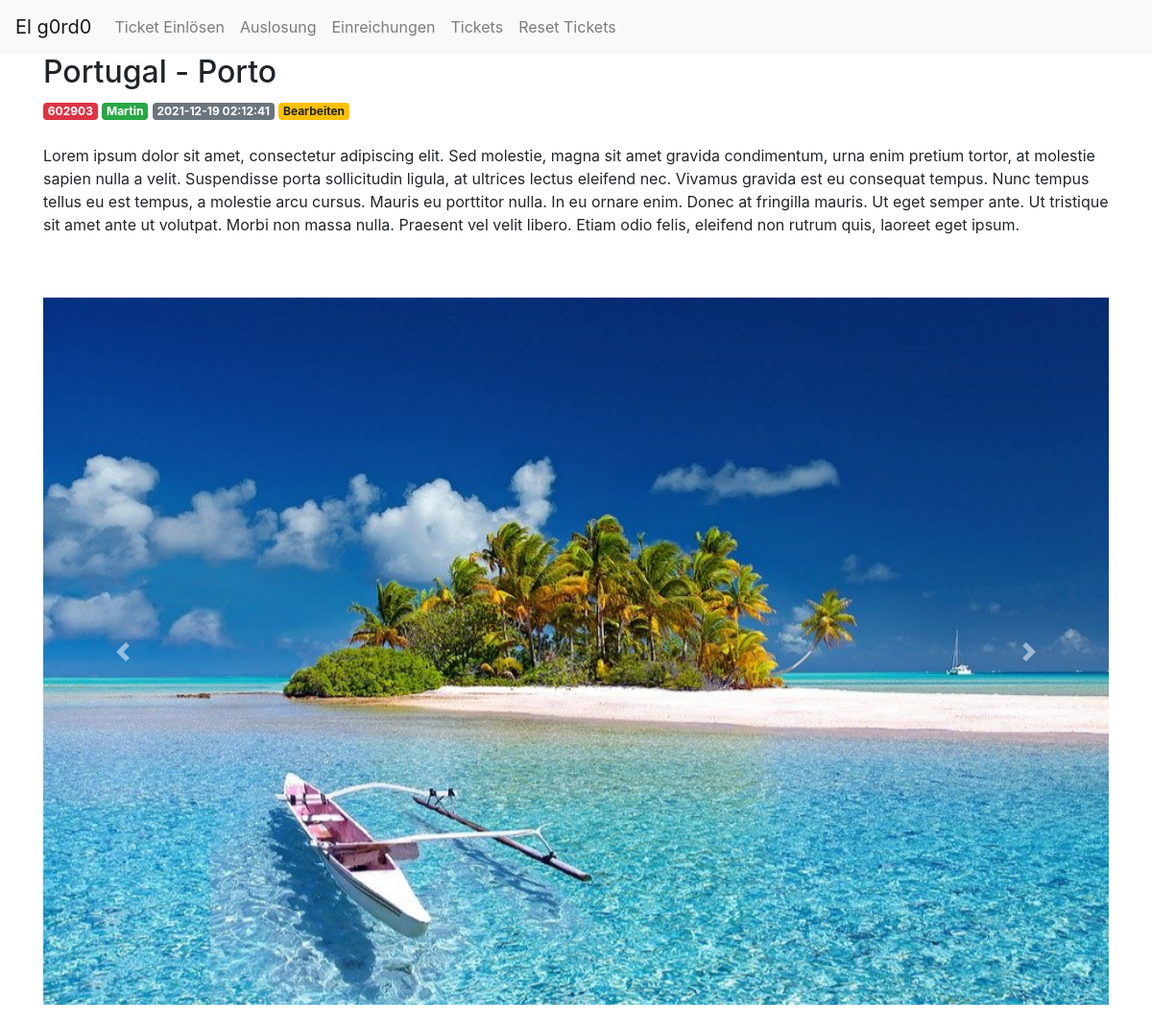
Screenshot of /602903 with the database file from the repository.
### tables this page shows
CREATE TABLE posts (
    id INTEGER PRIMARY KEY AUTOINCREMENT,
    created TIMESTAMP NOT NULL DEFAULT CURRENT_TIMESTAMP,
    code TEXT NOT NULL,
    name TEXT NOT NULL,
    country TEXT NOT NULL,
    city TEXT NOT NULL,
    content TEXT NOT NULL
);

CREATE TABLE images (
    id INTEGER PRIMARY KEY AUTOINCREMENT,
    created TIMESTAMP NOT NULL DEFAULT CURRENT_TIMESTAMP,
    code TEXT NOT NULL,
    filename TEXT NOT NULL
);

### app.py (the view)
@app.route('/<post_code>')
def post(post_code):
	post = get_post(post_code)
	images = get_images(post_code)
	print(images, file=sys.stderr)
	return render_template('post.html', post=post, images=images)

### app.py (called while the page is built)
def get_db_connection():
	if os.path.isfile('/home/elg0rd0/flask_lottery/database.db'):
		conn = sqlite3.connect('/home/elg0rd0/flask_lottery/database.db')
		print ("running on pyanywhere", file=sys.stderr)
	else:
		conn = sqlite3.connect('database.db')
		print ("running locally", file=sys.stderr)
	conn.row_factory = sqlite3.Row
	return conn

def get_post(post_code):
	conn = get_db_connection()
	post = conn.execute('SELECT * FROM posts WHERE code = ?',
						(post_code,)).fetchone()
	conn.close()
	if post is None:
		abort(404)
	return post

def get_images(image_code):
	conn = get_db_connection()
	post = conn.execute('SELECT * FROM images WHERE code = ?',
						(image_code,)).fetchall()
	conn.close()
	return post

### templates/post.html (shortened to what this page needs)
{% extends 'base.html' %}
{% block content %}
  <h2>{% block title %} {{ post['country'] }} - {{ post['city'] }} {% endblock %}</h2>
  <span class="badge badge-danger">{{ post['code'] }}</span>
  <span class="badge badge-success">{{ post['name'] }}</span>
  <span class="badge badge-secondary">{{ post['created'] }}</span>
  <a href="{{ url_for('edit', code=post['code']) }}">
      <span class="badge badge-warning">Bearbeiten</span>
  </a>
  <br></br>
  <p>{{ post['content'] }}</p>
  <br></br>
  <div id="carouselExampleControls" class="carousel slide" data-ride="carousel">
    <div class="carousel-inner">
      {% for image in images %}
        {% if loop.first %}
          <div class="carousel-item active">
            <img class="d-block w-100" src="static/uploads/{{ image['filename'] }}">
          </div>
        {% endif %}
      {% endfor %}
    <a class="carousel-control-prev" href="#carouselExampleControls" role="button" data-slide="prev">
      <span class="carousel-control-prev-icon" aria-hidden="true"></span>
    </a>
    <a class="carousel-control-next" href="#carouselExampleControls" role="button" data-slide="next">
      <span class="carousel-control-next-icon" aria-hidden="true"></span>
    </a>
  </div>
  <br></br>
{% endblock %}

### rows the page displays
posts: country "Portugal", city "Porto", code "602903", name "Martin", created "2021-12-19 02:12:41", content "Lorem ipsum dolor sit amet, consectetur adipiscing elit. Sed molestie, magna sit amet gravida condimentum, urna enim pretium tortor, at molestie sapien nulla a velit. Suspendisse porta sollicitudin ligula, at ultrices lectus eleifend nec. Vivamus gravida est eu consequat tempus. Nunc tempus tellus eu est tempus, a molestie arcu cursus. Mauris eu porttitor nulla. In eu ornare enim. Donec at fringilla mauris. Ut eget semper ante. Ut tristique sit amet ante ut volutpat. Morbi non massa nulla. Praesent vel velit libero. Etiam odio felis, eleifend non rutrum quis, laoreet eget ipsum."
images: filename (picture)
